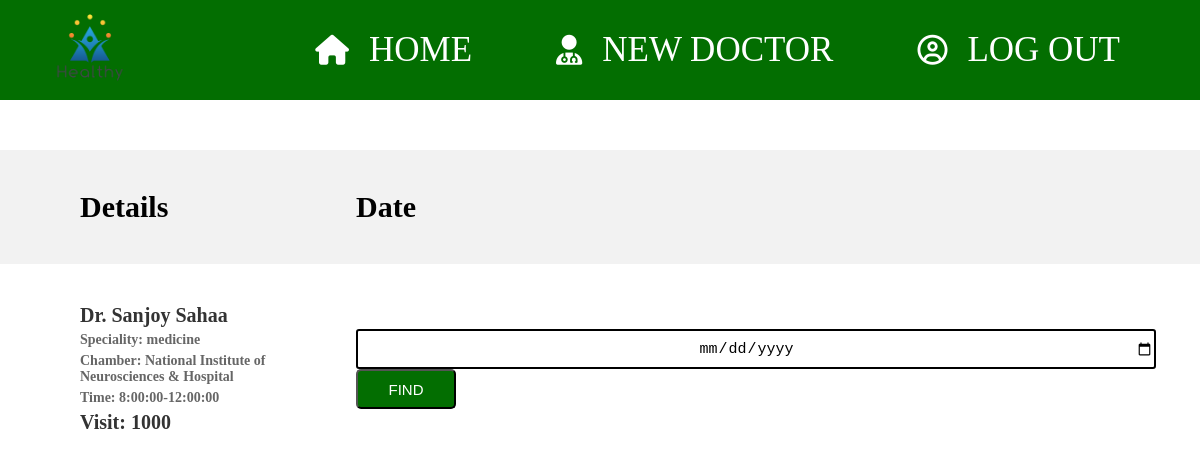
Page /admin/patient.php (signed in) on the committed database.
### tables this page shows
CREATE TABLE `doctor` (
  `Id` int(11) NOT NULL,
  `image` varchar(255) NOT NULL,
  `name` varchar(255) DEFAULT NULL,
  `speciality` varchar(255) DEFAULT NULL,
  `chamber` varchar(255) DEFAULT NULL,
  `time` varchar(255) DEFAULT NULL,
  `visit` varchar(255) DEFAULT NULL,
  `search` varchar(255) NOT NULL
);

### admin/patient.php (the view, shortened to what this page needs)
<?php
$hospital = $_SESSION['hospital'];
?>
<!DOCTYPE html>
<html lang="en">
<head>
    <link rel="stylesheet" href="./patient.css">
    <link rel="stylesheet" href="/css/all.min.css">
</head>
<body>
<div class="banner">
    <div class="navbar">
        <img src="/image/file-ai.png" class="logo"/>
        <nav>
            <ul>
                <i class="fa-solid fa-house"></i><li class="item"><a href="/admin/admin.php">Home</a></li>
                <i class="fa-solid fa-user-doctor"></i><li class="item"><a href="/admin/new.php">New Doctor</a></li>
                <i class="far fa-user-circle"></i><li class="item"><a href="/admin/adminlogout.php"><?php echo isset($_SESSION['email']) ? 'Log out' : 'Log in'; ?></a></li>
            </ul>
        </nav>
    </div>
</div>
<div class="container">
    <table>
        <tr>
            <th>Details</th>
            <th>Date</th>
        </tr>
        <?php
        $conn = mysqli_connect("localhost:3306", "root", "", "healthsupport");
        $query = "SELECT * FROM doctor WHERE chamber='$hospital'";
        $result = mysqli_query($conn, $query);
        while ($row = mysqli_fetch_assoc($result)) {
            ?>
            <tr>
            <td>
                    <h3><?php echo $row['name']; ?></h3>
                    <h4>Speciality: <?php echo $row['speciality']; ?></h4>
                    <h4>Chamber: <?php echo $row['chamber']; ?></h4>
                    <h4>Time: <?php echo $row['time']; ?></h4>
                    <h3>Visit:  <?php echo $row['visit']; ?></h3>
            </td>
            <td>
    <form method="POST" class="item" action="find.php">
    <input type="date" id="datepicker" name="date" value="<?php echo $selectedDate; ?>" required>
    <button type="submit" class="button">FIND</button>
    </form>
    </td>
            </tr>
            <?php
        }
        ?>
    </table>
</div>
</body>
</html>

### admin/patient.css (style rules this page uses)
* { box-sizing: border-box; padding: 0; margin: 0; text-decoration: none; list-style: none; }
.banner { height: 100px; width: 100%; background-color: #036e01; position:fixed; }
.navbar { margin-top: -40px; width: 95%; display:flex; align-items: center; justify-content: space-between; text-transform: uppercase; }
img { height: 180px; }
.navbar ul { margin-right: -60px; }
.navbar ul li { display: inline-block; margin:0 70px; font-size: 35px; font-family:'Times New Roman', Times, serif; text-decoration: none; position: relative; }
.navbar ul li a { color: #fff; }
.navbar ul li::after { content: ''; height: 2px; width: 0; background: #ffffff; position: absolute; left: 0; bottom: -5px; transition: 0.5s; }
.container { padding-top: 100px; }
.banner { height: 100px; width: 100%; background-color: #036e01; position: fixed; }
.navbar { margin-top: -40px; width: 95%; display: flex; align-items: center; justify-content: space-between; text-transform: uppercase; }
.logo { height: 180px; width: auto; }
.navbar ul li { display: inline-block; margin: 0 80px; font-size: 35px; font-family: 'Times New Roman', Times, serif; text-decoration: none; position: relative; }
.fa-house, .fa-users-gear, .fa-user-doctor, .fa-user-circle { font-size: 30px; color: white; margin-right: -60px; }
.container input { width:100vh; height:30px; border: 2px solid; border-radius: 3px; }
.container input[type="date"] { height: 40px; font-size: 15px; text-align: center; }
table { margin-top: 50px; width: 100%; border-collapse: collapse; }
table tr th { font-size: 30px; }
th, td { padding-left: 80px; margin-right:40px;; padding-top: 40px; padding-bottom: 40px; text-align: left; }
th { background-color: #f2f2f2; }
img { width: 100px; height: auto; }
h3 { margin: 0; font-size: 20px; color: #333; }
h4 { margin: 5px 0; font-size: 14px; color: #666; }
.button { width: 100px; height: 40px; font-size: 15px; padding: 10px 20px; border-radius: 5px; cursor: pointer; color: #fff; background-color: #036e01; }

### rows in the picture
doctor: name "Dr. Sanjoy Sahaa", speciality "medicine", chamber "National Institute of Neurosciences & Hospital", time "8:00:00-12:00:00", visit "1000"
